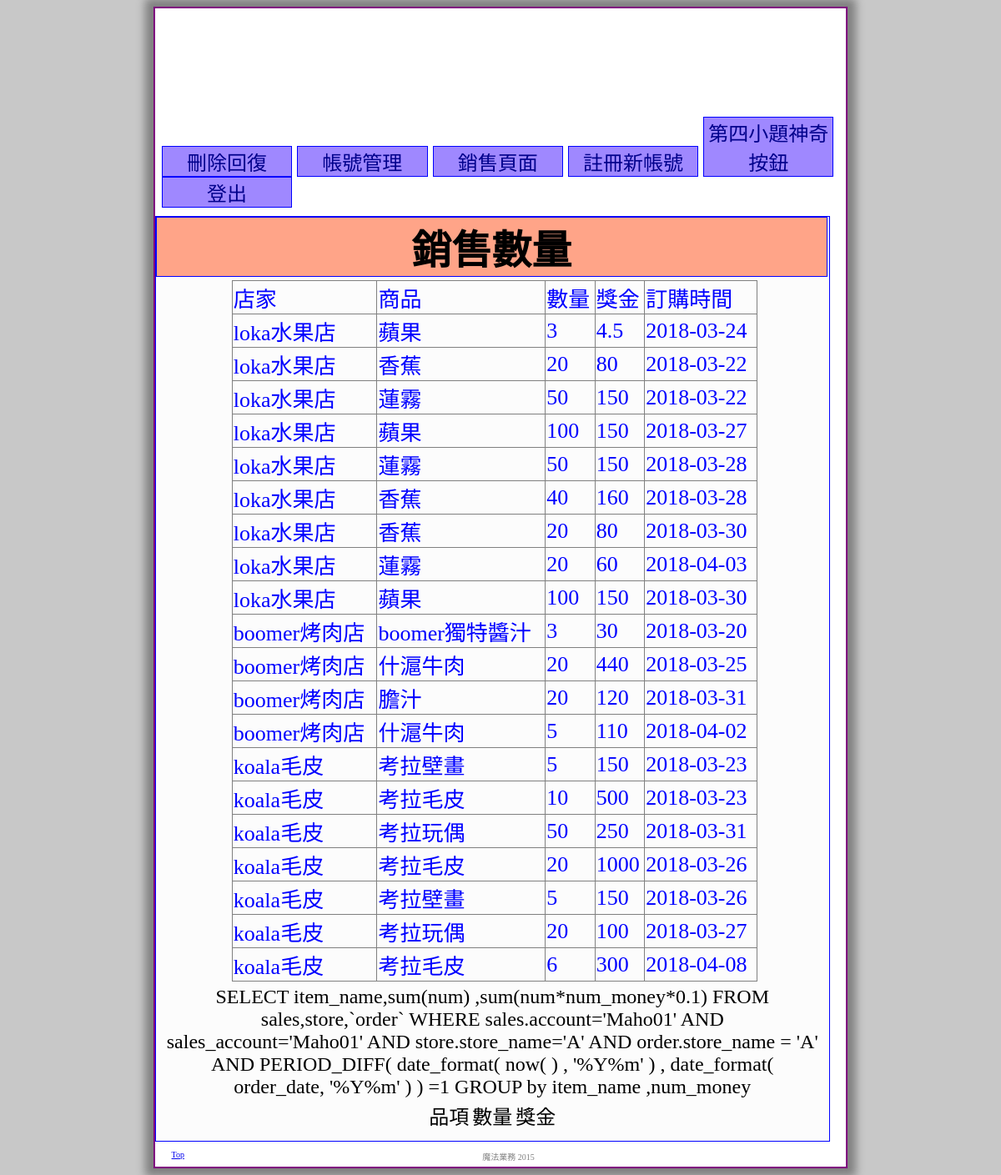
Page /sales/train-7-orderlist.php (signed in) on the committed database.
### tables this page shows
CREATE TABLE `order` (
  `id` int(11) NOT NULL,
  `item_name` varchar(30) NOT NULL,
  `store_name` varchar(20) NOT NULL,
  `customer_name` varchar(30) NOT NULL,
  `customer_phone` varchar(20) NOT NULL,
  `customer_address` char(50) NOT NULL,
  `num` int(6) NOT NULL,
  `num_money` int(10) NOT NULL,
  `order_date` date NOT NULL
);

### sales/train-7-orderlist.php (the view, shortened to what this page needs)
<?php
 include "header.php";
 include "../db.php";
 $user = $_SESSION['userInfo']['account'];
 $cus = "SELECT * FROM store WHERE sales_account='$user'";
 $row = mysqli_query($sql,$cus);
?>
<div class="content" align="center">
	<h1 class="mytitle">銷售數量</h1>
  <table class="boomer" >
  <?php
    echo "<tr>";
      echo  "<td>店家</td>";
      echo  "<td>商品</td>";
      echo  "<td>數量</td>";
      echo  "<td>獎金</td>";
      echo  "<td>訂購時間</td>";
    echo "</tr>";
    for($j=1;$j<=mysqli_num_rows($row);$j++){
      $list_row = mysqli_fetch_row($row);
      $sel_all = "SELECT * FROM `order` WHERE store_name = '$list_row[4]'";
      $sel_all_or = mysqli_query($sql,$sel_all);
      for($i=1;$i<=mysqli_num_rows($sel_all_or);$i++){
        $list_or =mysqli_fetch_row($sel_all_or);
        echo "<tr>";
        echo "<td>".$list_or[2]."</td>";
        echo "<td>".$list_or[1]."</td>";
        echo "<td>".$list_or[6]."</td>";
        echo "<td>".$list_or[7]*$list_or[6]*'0.1'."</td>";
        echo "<td>".$list_or[8]."</td>";
        echo "</tr>";
      }
    }
  ?>
  </table>
  <table>
    <tr>
      <td>品項</td>
      <td>數量</td>
      <td>獎金</td>
    </tr>
  </table>
</div>
<?php
  include "footer.php";
?>

### sales/header.php (shortened to what this page needs)
<!doctype html>
<html>
<head>
  <link rel="stylesheet" href="../css/style3.css" type="text/css" />
  <link rel="stylesheet" href="../css/style_tables.css" type="text/css" />
</head>
<body>
  <div class="page"><a id="top"></a>
    <header>
    </header>
    <nav >
      <ul>
        <li><a href="./train-7-restore.php">刪除回復</a></li>
		    <li><a href="./train-7-storeuser.php">帳號管理</a></li>
        <li><a href="./train-7-orderlist.php">銷售頁面</a></li>
        <li><a href="./train-7-salesuseradd.php">註冊新帳號</a></li>
        <li><a href="./train-7-4.php">第四小題神奇按鈕</a></li>
        <li><a href="./train-7-salesloginout.php">登出</a></li>
		  </ul>
    </nav>

### sales/footer.php (shortened to what this page needs)
  <footer>
  <div style="float:left; margin-left: 20px;"><a href="#top">Top</a></div>
    魔法業務 2015
  </footer>
  </div>
  </body>
</html>

### css/style3.css (style rules this page uses)
body { background-color:rgba(200,200,200,1); font-size:18pt; font-family:'新細明體' , 'MS Outlook'; }
.page { width:70%; border : 2px solid purple; margin-left :auto; margin-right:auto; padding : 0 ; box-shadow : 0px 0px 10px 10px gray ; overflow: auto; background-color:white; min-height:500px; position: relative; }
header { width:98%; margin : 0 auto 0 auto; border : 0px solid blue; padding : 0; min-height:120px; background-image: url('../images/header01.jpg'); border-radius : 60px; }
nav { margin : 0 auto 0 auto; margin-top:10px; margin-bottom:10px; width: 98%; border : 0px solid gray; }
nav > ul { margin : 0 auto 0 auto; padding :0; list-style-type:none; position:relative; margin-top:10px; margin-bottom:10px; margin : 0 auto 0 auto; }
nav > ul > li { display:inline-block; width:19%; text-align:center; border-top:1px solid blue; border-left:1px solid blue; border-right:1px solid blue; border-bottom:1px solid blue; background-color:#9F88FF; transition:background-color 1s; -webkit-transition:background-color 1s; -moz-transition:background-color 1s; margin : 0 auto 0 auto; }
nav a { display:block; text-decoration:none; color:darkblue; }
.content { width:95%; border : 1px solid blue; float : none; margin-bottom:30px; padding: 10px; background-color: rgba(200,200,200,0.05); }
.content h1.mytitle { width:102%; border: 1px solid blue; margin-left:-10px; margin-top:-10px; margin-bottom:-1px; padding-right: 0px; background-color: #FFA488; color:black; }
footer { width:98%; color:gray; font-size:10px; text-align :center; padding: 3px 0 5px 0; bottom:0; position:absolute; }

### css/style_tables.css (style rules this page uses)
table.boomer { border: 1px solid gray; margin:5px 5px 5px 10px; color:blue; border-collapse: collapse; font-size: 26px; width: 80%; }
table.boomer td , table.boomer th { border: 1px solid gray; }

### rows in the picture
order: store_name "loka水果店", item_name "蘋果", num "3", $list_or[7]*$list_or[6]*'0.1' "4.5", order_date "2018-03-24"
order: store_name "loka水果店", item_name "香蕉", num "20", $list_or[7]*$list_or[6]*'0.1' "80", order_date "2018-03-22"
order: store_name "loka水果店", item_name "蓮霧", num "50", $list_or[7]*$list_or[6]*'0.1' "150", order_date "2018-03-22"
order: store_name "loka水果店", item_name "蘋果", num "100", $list_or[7]*$list_or[6]*'0.1' "150", order_date "2018-03-27"
order: store_name "loka水果店", item_name "蓮霧", num "50", $list_or[7]*$list_or[6]*'0.1' "150", order_date "2018-03-28"
order: store_name "loka水果店", item_name "香蕉", num "40", $list_or[7]*$list_or[6]*'0.1' "160", order_date "2018-03-28"
order: store_name "loka水果店", item_name "香蕉", num "20", $list_or[7]*$list_or[6]*'0.1' "80", order_date "2018-03-30"
order: store_name "loka水果店", item_name "蓮霧", num "20", $list_or[7]*$list_or[6]*'0.1' "60", order_date "2018-04-03"
order: store_name "loka水果店", item_name "蘋果", num "100", $list_or[7]*$list_or[6]*'0.1' "150", order_date "2018-03-30"
order: store_name "boomer烤肉店", item_name "boomer獨特醬汁", num "3", $list_or[7]*$list_or[6]*'0.1' "30", order_date "2018-03-20"
order: store_name "boomer烤肉店", item_name "什滬牛肉", num "20", $list_or[7]*$list_or[6]*'0.1' "440", order_date "2018-03-25"
order: store_name "boomer烤肉店", item_name "膽汁", num "20", $list_or[7]*$list_or[6]*'0.1' "120", order_date "2018-03-31"
order: store_name "boomer烤肉店", item_name "什滬牛肉", num "5", $list_or[7]*$list_or[6]*'0.1' "110", order_date "2018-04-02"
order: store_name "koala毛皮", item_name "考拉壁畫", num "5", $list_or[7]*$list_or[6]*'0.1' "150", order_date "2018-03-23"
order: store_name "koala毛皮", item_name "考拉毛皮", num "10", num_money "500", order_date "2018-03-23"
order: store_name "koala毛皮", item_name "考拉玩偶", num "50", $list_or[7]*$list_or[6]*'0.1' "250", order_date "2018-03-31"
order: store_name "koala毛皮", item_name "考拉毛皮", num "20", $list_or[7]*$list_or[6]*'0.1' "1000", order_date "2018-03-26"
order: store_name "koala毛皮", item_name "考拉壁畫", num "5", $list_or[7]*$list_or[6]*'0.1' "150", order_date "2018-03-26"
order: store_name "koala毛皮", item_name "考拉玩偶", num "20", $list_or[7]*$list_or[6]*'0.1' "100", order_date "2018-03-27"
order: store_name "koala毛皮", item_name "考拉毛皮", num "6", $list_or[7]*$list_or[6]*'0.1' "300", order_date "2018-04-08"
